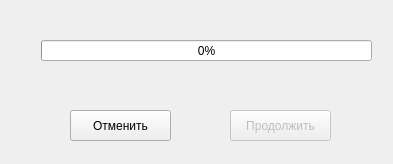
<?xml version="1.0" encoding="UTF-8"?>
<ui version="4.0">
 <class>Form</class>
 <widget class="QWidget" name="Form">
  <property name="geometry">
   <rect>
    <x>0</x>
    <y>0</y>
    <width>393</width>
    <height>164</height>
   </rect>
  </property>
  <property name="sizePolicy">
   <sizepolicy hsizetype="Fixed" vsizetype="Fixed">
    <horstretch>0</horstretch>
    <verstretch>0</verstretch>
   </sizepolicy>
  </property>
  <property name="windowTitle">
   <string>Загрузка</string>
  </property>
  <widget class="QProgressBar" name="progressBar">
   <property name="geometry">
    <rect>
     <x>41</x>
     <y>40</y>
     <width>331</width>
     <height>21</height>
    </rect>
   </property>
   <property name="maximum">
    <number>100</number>
   </property>
   <property name="value">
    <number>0</number>
   </property>
  </widget>
  <widget class="QPushButton" name="pushButton">
   <property name="geometry">
    <rect>
     <x>70</x>
     <y>110</y>
     <width>101</width>
     <height>31</height>
    </rect>
   </property>
   <property name="text">
    <string>Отменить</string>
   </property>
  </widget>
  <widget class="QPushButton" name="pushButton_2">
   <property name="enabled">
    <bool>false</bool>
   </property>
   <property name="geometry">
    <rect>
     <x>230</x>
     <y>110</y>
     <width>101</width>
     <height>31</height>
    </rect>
   </property>
   <property name="text">
    <string>Продолжить</string>
   </property>
  </widget>
  <widget class="QLabel" name="label">
   <property name="geometry">
    <rect>
     <x>50</x>
     <y>70</y>
     <width>91</width>
     <height>21</height>
    </rect>
   </property>
   <property name="text">
    <string/>
   </property>
  </widget>
  <widget class="QLabel" name="label_2">
   <property name="geometry">
    <rect>
     <x>50</x>
     <y>10</y>
     <width>281</width>
     <height>21</height>
    </rect>
   </property>
   <property name="text">
    <string/>
   </property>
  </widget>
 </widget>
 <resources/>
 <connections/>
</ui>
